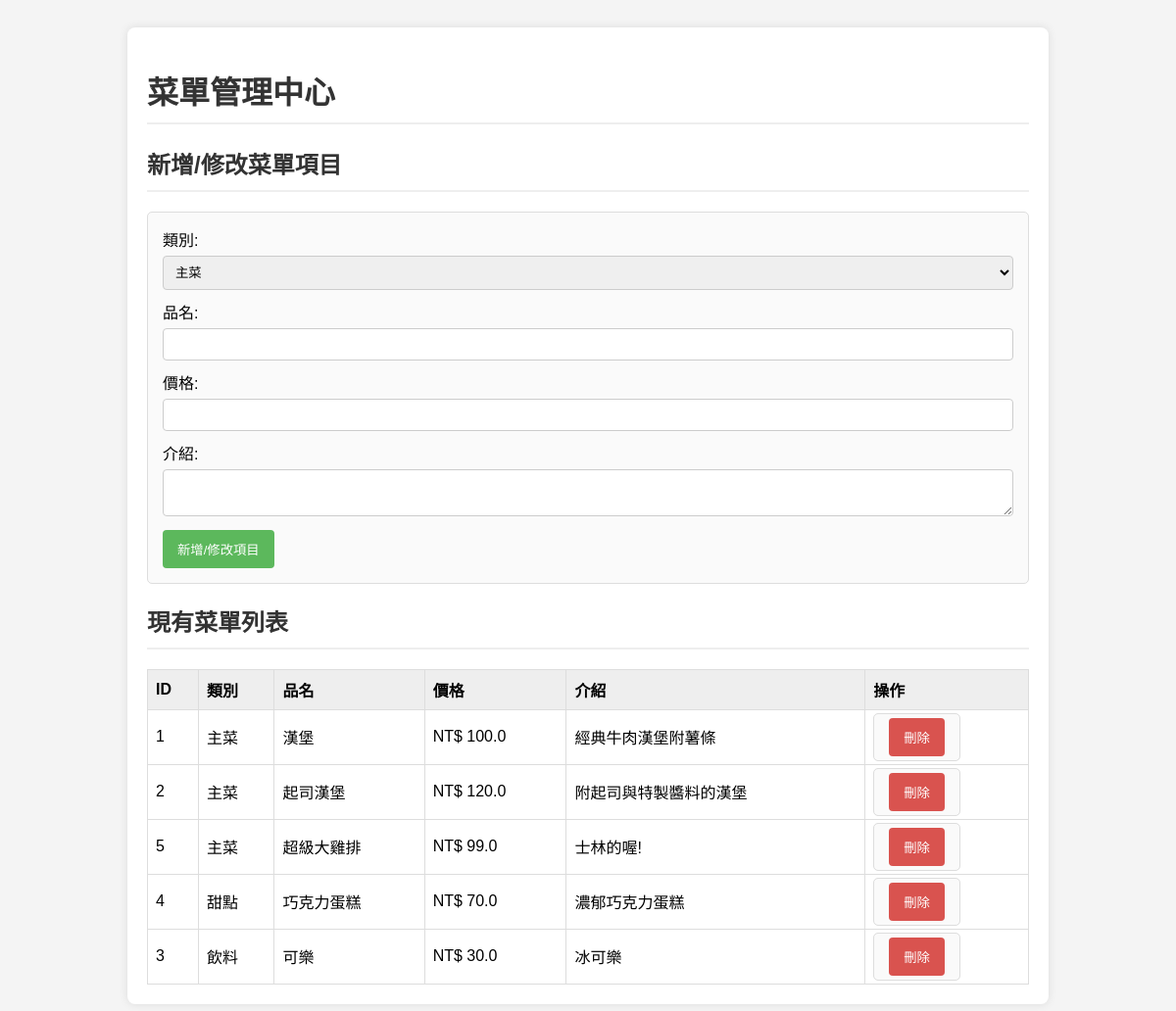
The page /admin on the database its author committed.
### tables this page shows
CREATE TABLE menu_items (
            id INTEGER PRIMARY KEY AUTOINCREMENT,
            name TEXT NOT NULL,
            price REAL NOT NULL,
            description TEXT,
            category TEXT,
            available INTEGER DEFAULT 1,
            created_at TIMESTAMP DEFAULT CURRENT_TIMESTAMP
        );

### app.py (the view, shortened to what this page needs)
@app.route("/admin", methods=["GET", "POST"])
def admin_menu():
    conn = get_db()
    cursor = conn.cursor()
    cursor.execute(
        "SELECT id, category, name, price, description, available FROM menu_items ORDER BY category, id"
    )
    menu_items = cursor.fetchall()
    conn.close()
    return render_template("admin.html", menu_items=menu_items)

### database.py (called while the page is built)
def get_db():
    conn = sqlite3.connect(DATABASE)
    conn.row_factory = sqlite3.Row
    return conn

### templates/admin.html (shortened to what this page needs)
<!DOCTYPE html>
<html lang="zh-Hant">
<head>
</head>
<body>
    <div class="container">
        <h1>菜單管理中心</h1>
        <h2>新增/修改菜單項目</h2>
        <form method="POST" action="{{ url_for('admin_menu') }}">
            <label for="category">類別:</label>
            <select id="category" name="category" required>
                <option value="主菜">主菜</option>
            </select><br>
            <label for="name">品名:</label>
            <input type="text" id="name" name="name" required><br>
            <label for="price">價格:</label>
            <input type="number" id="price" name="price" step="0.01" required><br>
            <label for="description">介紹:</label>
            <textarea id="description" name="description"></textarea><br>
            <button type="submit">新增/修改項目</button>
        </form>
        <h2>現有菜單列表</h2>
        <table>
            <thead>
                <tr>
                    <th>ID</th>
                    <th>類別</th>
                    <th>品名</th>
                    <th>價格</th>
                    <th>介紹</th>
                    <th>操作</th>
                </tr>
            </thead>
            <tbody>
                {% for item in menu_items %}
                <tr>
                    <td>{{ item['id'] }}</td>
                    <td>{{ item['category'] }}</td>
                    <td>{{ item['name'] }}</td>
                    <td>NT$ {{ item['price'] | round(2) }}</td>
                    <td>{{ item['description'] }}</td>
                    <td>
                        <form method="POST" action="{{ url_for('admin_menu') }}" style="display:inline;">
                            <button type="submit" class="delete-btn"
                                onclick="return confirm('確定刪除 {{ item['name'] }} 嗎?');">刪除</button>
                        </form>
                    </td>
                </tr>
                {% endfor %}
            </tbody>
        </table>
    </div>
</body>
</html>

### templates/admin.html (style rules this page uses)
body { font-family: Arial, sans-serif; padding: 20px; background-color: #f4f4f4; }
.container { max-width: 900px; margin: auto; background: white; padding: 20px; border-radius: 8px; box-shadow: 0 0 10px rgba(0, 0, 0, 0.1); }
h1, h2 { color: #333; border-bottom: 2px solid #eee; padding-bottom: 10px; }
form { margin-bottom: 20px; padding: 15px; border: 1px solid #ddd; border-radius: 5px; background-color: #fafafa; }
input[type="text"], input[type="number"], textarea, select { width: 100%; padding: 8px; margin: 5px 0 10px 0; display: inline-block; border: 1px solid #ccc; border-radius: 4px; box-sizing: border-box; }
button { background-color: #5cb85c; color: white; padding: 10px 15px; border: none; border-radius: 4px; cursor: pointer; }
table { width: 100%; border-collapse: collapse; margin-top: 20px; }
th, td { border: 1px solid #ddd; padding: 8px; text-align: left; }
th { background-color: #eee; }
.delete-btn { background-color: #d9534f; }

### rows shown on the page
menu_items: id "1", category "主菜", name "漢堡", price "100.0", description "經典牛肉漢堡附薯條"
menu_items: id "2", category "主菜", name "起司漢堡", price "120.0", description "附起司與特製醬料的漢堡"
menu_items: id "5", category "主菜", name "超級大雞排", price "99.0", description "士林的喔!"
menu_items: id "4", category "甜點", name "巧克力蛋糕", price "70.0", description "濃郁巧克力蛋糕"
menu_items: id "3", category "飲料", name "可樂", price "30.0", description "冰可樂"
